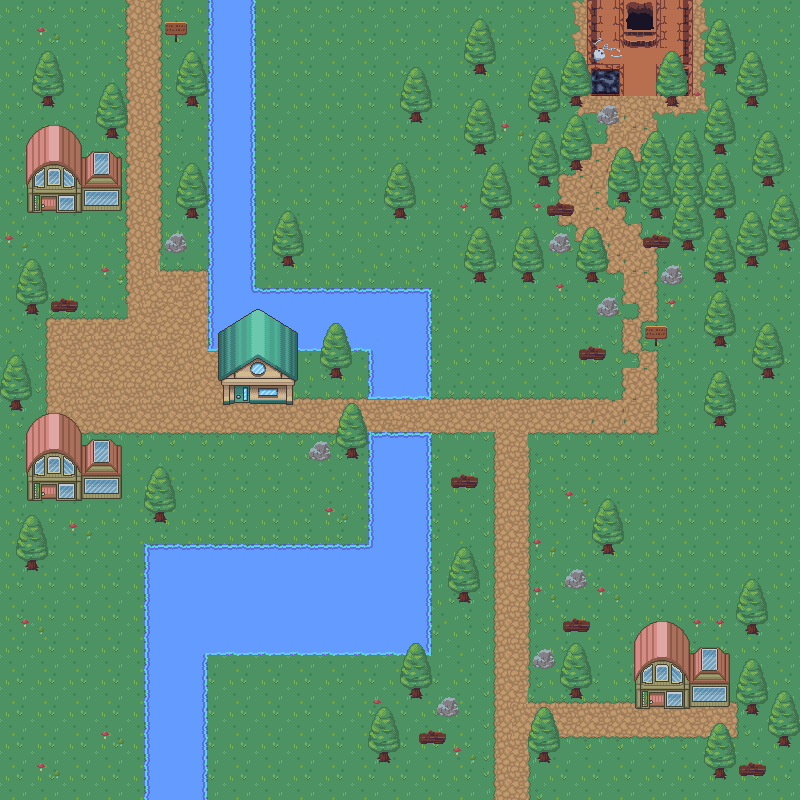

This game map was drawn from its Tiled (.tmx) file and the tilesets committed beside it. A one-line description and the trimmed map source follow:
An orthogonal 50x50 tile map with 16x16 px tiles, 8 tile layers (Terrain, Rivière, Route, Entree donjon, ...), 4 tilesets and 108 objects (91x collision, Pop_player, enter_house1, spawn_house1_exit, enter_dungeon, ...).

<map version="1.9" tiledversion="1.9.0" orientation="orthogonal" renderorder="right-down" width="50" height="50" tilewidth="16" tileheight="16" infinite="0" nextlayerid="14" nextobjectid="157">
 <tileset firstgid="1" source="nature.tsx" />
 <tileset firstgid="721" name="house" tilewidth="16" tileheight="16" tilecount="775" columns="31">
  <image source="House.png" trans="ffffff" width="500" height="400" />
 </tileset>
 <tileset firstgid="1496" name="dungeon_tiled" tilewidth="16" tileheight="16" tilecount="256" columns="16">
  <image source="tileset_dungeon.png" trans="000000" width="256" height="256" />
 </tileset>
 <tileset firstgid="1752" name="dungeon" tilewidth="16" tileheight="16" tilecount="48" columns="6">
  <image source="assets_dungeon.png" trans="000000" width="96" height="128" />
 </tileset>
 <layer id="1" name="Terrain" width="50" height="50">
  <data>[2500 cells, 2500 non-empty, 8 distinct tile ids]</data>
 </layer>
 <layer id="7" name="Rivière" width="50" height="50">
  <data>[2500 cells, 320 non-empty, 28 distinct tile ids]</data>
 </layer>
 <layer id="5" name="Route" width="50" height="50">
  <data>[2500 cells, 670 non-empty, 84 distinct tile ids]</data>
 </layer>
 <layer id="9" name="Entree donjon" width="50" height="50">
  <data>[2500 cells, 48 non-empty, 27 distinct tile ids]</data>
 </layer>
 <layer id="10" name="Entree donjon jointures" width="50" height="50">
  <data>[2500 cells, 17 non-empty, 13 distinct tile ids]</data>
 </layer>
 <layer id="4" name="Décorations" width="50" height="50">
  <data>[2500 cells, 633 non-empty, 43 distinct tile ids]</data>
 </layer>
 <layer id="8" name="Batiments" width="50" height="50">
  <data>[2500 cells, 192 non-empty, 52 distinct tile ids]</data>
 </layer>
 <layer id="12" name="Déco/bat supérieur" width="50" height="50">
  <data>[2500 cells, 400 non-empty, 56 distinct tile ids]</data>
 </layer>
 <objectgroup id="2" name="Objects" visible="0">
  <object id="1" name="Pop_player" x="130" y="35">
   <point />
  </object>
  <object id="21" name="collision" class="collision" x="210" y="1.33333" width="43.3333" height="348" />
  <object id="22" name="collision" class="collision" x="253.333" y="290" width="174.667" height="60" />
  <object id="23" name="collision" class="collision" x="368.667" y="349.333" width="59.3333" height="33.3333" />
  <object id="24" name="collision" class="collision" x="368.667" y="429.333" width="60" height="224" />
  <object id="25" name="collision" class="collision" x="145.333" y="545.333" width="222.667" height="108" />
  <object id="26" name="collision" class="collision" x="146" y="652.667" width="57.3333" height="145.333" />
  <object id="29" name="collision" class="collision" x="24.6667" y="302" width="14.6667" height="14.6667" />
  <object id="30" name="collision" class="collision" x="50.6667" y="298" width="27.3333" height="14.6667" />
  <object id="33" name="collision" class="collision" x="103.333" y="124" width="16.6667" height="17.3333" />
  <object id="34" name="collision" class="collision" x="183.333" y="206" width="16.6667" height="14.6667" />
  <object id="35" name="collision" class="collision" x="164" y="231.333" width="24" height="23.3333" />
  <object id="36" x="-84" y="221.333" width="0.666667" />
  <object id="37" name="collision" class="collision" x="368.667" y="384" width="60.6667" height="16.6667" />
  <object id="38" name="collision" class="collision" x="-5.33333" y="0" width="5.33333" height="800" />
  <object id="39" name="collision" class="collision" x="-1.33333" y="-4" width="804" height="6.66667" />
  <object id="40" name="collision" class="collision" x="798.667" y="-5.33333" width="10.6667" height="805.333" />
  <object id="41" name="collision" class="collision" x="-4" y="796" width="805.333" height="9.33333" />
  <object id="42" x="-342.667" y="10.6667" />
  <object id="43" name="collision" class="collision" x="27" y="193.333" width="11.6667" height="20" />
  <object id="44" name="collision" class="collision" x="59.3333" y="182" width="62.6667" height="28.3333" />
  <object id="46" name="collision" class="collision" x="218.333" y="351" width="79.6667" height="51.6667" />
  <object id="47" name="collision" class="collision" x="26.6667" y="467.667" width="95.6667" height="32.3333" />
  <object id="48" name="collision" class="collision" x="26.6667" y="182.333" width="31.6667" height="9.66667" />
  <object id="49" name="collsion" class="collision" x="279" y="250" width="17" height="18" />
  <object id="50" name="collision" class="collision" x="391" y="205" width="17" height="17" />
  <object id="51" name="collision" class="collision" x="405" y="110" width="19" height="15" />
  <object id="52" name="collision" class="collision" x="475" y="58" width="12" height="20" />
  <object id="53" name="collision" class="collision" x="470" y="139" width="12" height="18" />
  <object id="54" name="collision" class="collision" x="485" y="206" width="21" height="14" />
  <object id="55" name="collision" class="collision" x="469" y="271" width="19" height="14" />
  <object id="56" name="collision" class="collision" x="518" y="269" width="19" height="16" />
  <object id="57" name="collision" class="collision" x="547" y="232" width="25" height="23" />
  <object id="58" name="collision" class="collision" x="545" y="200" width="30" height="19" />
  <object id="59" name="collision" class="collision" x="532" y="169" width="23" height="24" />
  <object id="60" name="collision" class="collision" x="533" y="106.667" width="17" height="18.3333" />
  <object id="61" name="collision" class="collision" x="568" y="92.6667" width="17.6667" height="14.6667" />
  <object id="62" name="collision" class="collision" x="594.667" y="106.333" width="27.3333" height="21.3333" />
  <object id="63" name="collision" class="collision" x="566.667" y="155" width="18.6667" height="18" />
  <object id="64" name="collision" class="collision" x="617" y="189.333" width="15.6667" height="16" />
  <object id="65" name="collision" class="collision" x="646" y="205" width="19" height="15.3333" />
  <object id="66" name="collision" class="collision" x="639.333" y="235.333" width="32" height="15.6667" />
  <object id="67" name="collision" class="collision" x="583.333" y="271" width="16" height="14" />
  <object id="68" name="collision" class="collision" x="595.333" y="295.333" width="22.6667" height="24.3333" />
  <object id="69" name="collision" class="collision" x="575" y="343" width="34" height="18.6667" />
  <object id="70" name="collision" class="collision" x="643.667" y="326" width="23.6667" height="20.3333" />
  <object id="71" name="collision" class="collision" x="660" y="267.333" width="24" height="19.6667" />
  <object id="72" name="collision" class="collision" x="676.667" y="237" width="18.3333" height="14" />
  <object id="73" name="collision" class="collision" x="713" y="270.333" width="13.3333" height="12.6667" />
  <object id="74" name="collision" class="collision" x="712.667" y="334" width="15.6667" height="14.6667" />
  <object id="75" name="collision" class="collision" x="711.667" y="412.667" width="16" height="16.6667" />
  <object id="76" name="collision" class="collision" x="648.667" y="174" width="15" height="17" />
  <object id="78" name="collision" class="collision" x="666.333" y="95" width="11.6667" height="13" />
  <object id="79" name="collision" class="collision" x="713.333" y="63.6667" width="12.3333" height="11.6667" />
  <object id="80" name="collision" class="collision" x="712.667" y="140.667" width="12.3333" height="13.6667" />
  <object id="81" name="collision" class="collision" x="683.333" y="206.333" width="10.6667" height="13.3333" />
  </objectgroup>
 <objectgroup id="11" name="NPC paths" visible="0">
  <!-- 10 objects omitted --></objectgroup>
</map>
<!-- 52 of 108 objects omitted -->
